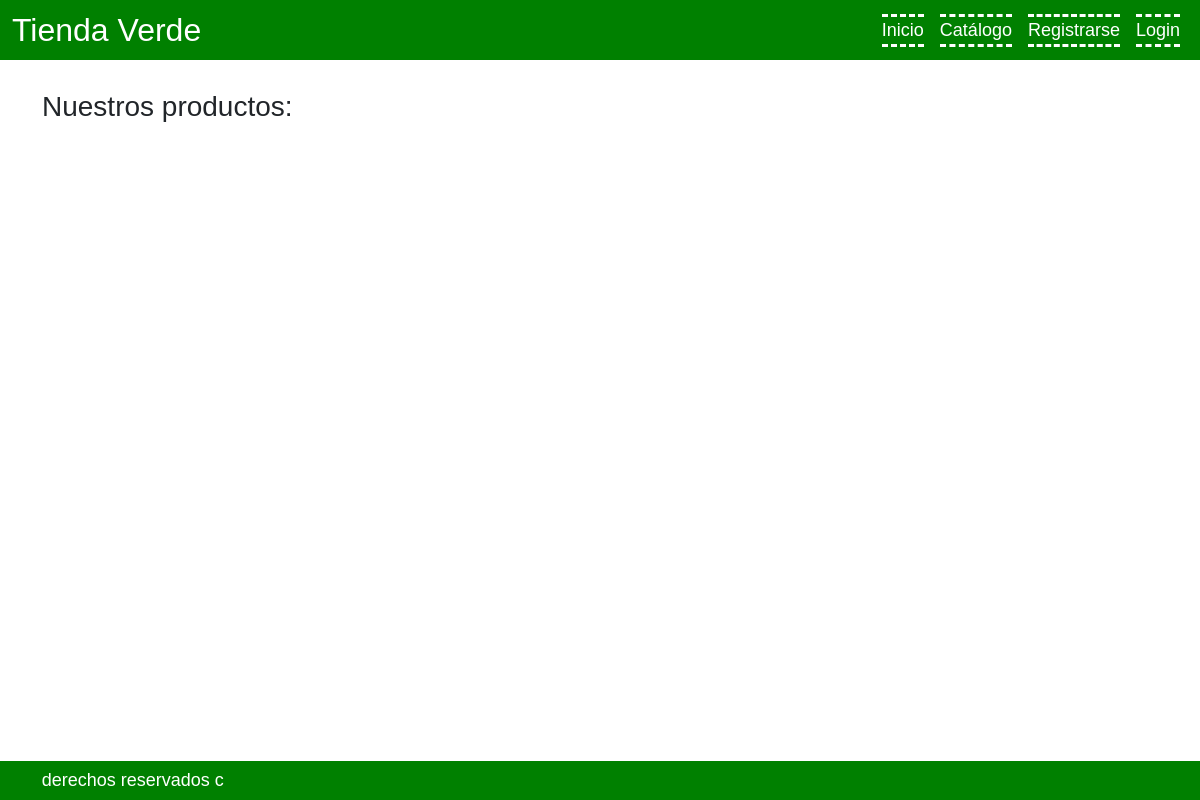
Page /catalogo/ on the earlier database version.
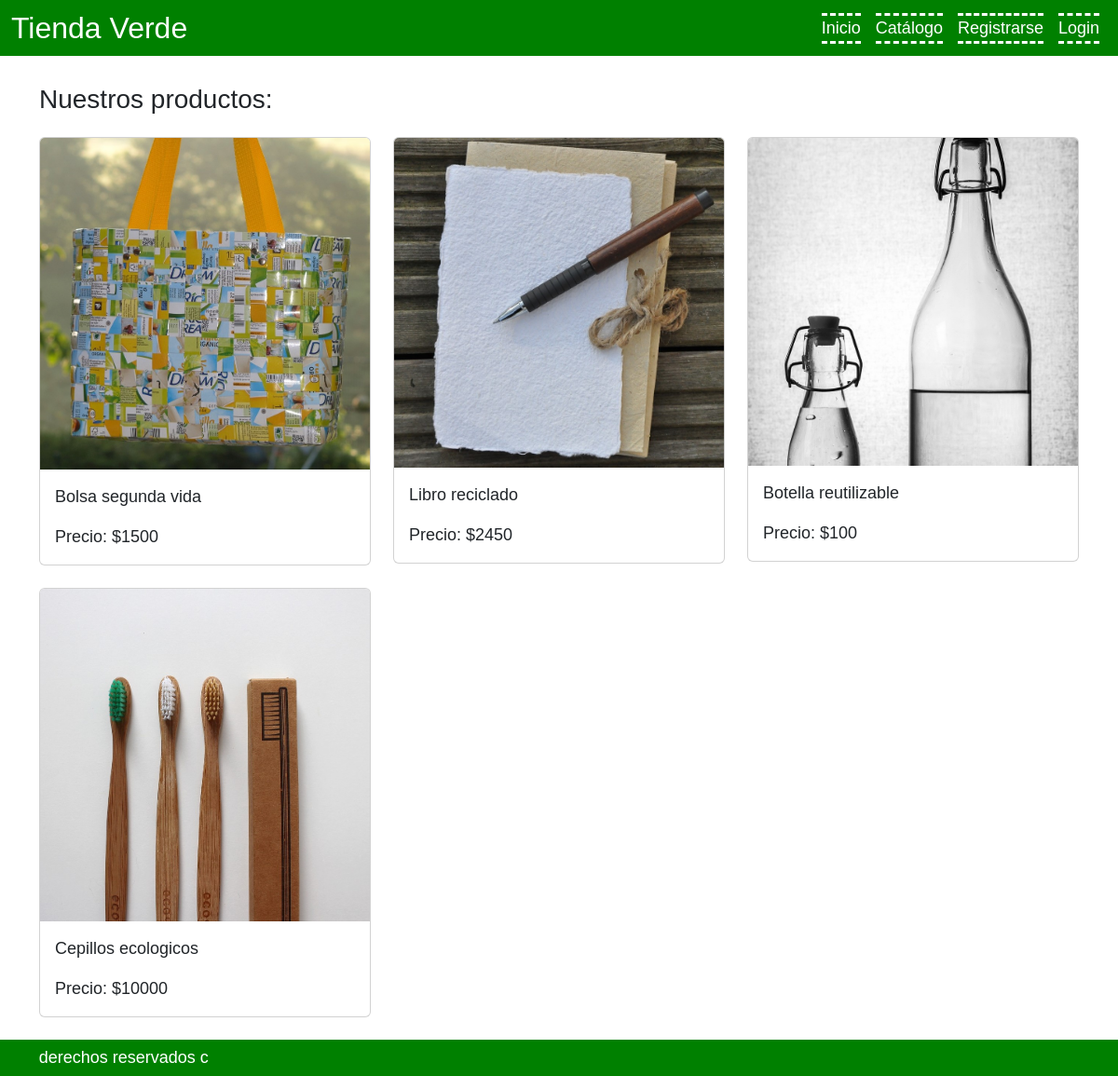
Same page on the later database version.
### mundoVerde/models.py (models this page shows, shortened)
class Producto(models.Model):
    nombre = models.CharField(max_length=100)
    precio = models.DecimalField(max_digits=10, decimal_places=0)
    imagen = models.ImageField(upload_to='productos/')

### mundoVerde/views.py (the view)
# urls.py: path('catalogo/', views.mostrarCatalogo, name='catalogo'),
def mostrarCatalogo(request):
    productos = Producto.objects.all()  # Obtiene todos los productos
    return render(request, 'catalogo.html', {'productos': productos})

### mundoVerde/templates/catalogo.html (shortened to what this page needs)
{% extends 'base!.html' %}
{% block content %}
<div class="container">
    <h3 class="productos"> Nuestros productos: </h3>
    <div class="row g-12">
        {% for producto in productos %}
        <div class="col-12 col-md-6 col-lg-4">
            <div class="card mb-4">
                <img class="card-img-top" src="{{ producto.imagen.url }}" alt="{{ producto.nombre }}">
                <div class="card-body">
                    <p class="card-text">{{ producto.nombre }}</p>
                    <p class="card-text">Precio: ${{ producto.precio|floatformat:0 }}</p>
                </div>
            </div>
        </div>
        {% endfor %}
    </div>
</div>
{% endblock %}

### mundoVerde/templates/base!.html (shortened to what this page needs)
<!DOCTYPE html>
<html lang="es">
<head>
    {% load static %}
    <link href="https://cdn.jsdelivr.net/npm/bootstrap@5.2.3/dist/css/bootstrap.min.css" rel="stylesheet">
    <link rel="stylesheet" href="{% static 'css/estilos.css' %}">
</head>
<body>
    <header class="container-fluid" id="base">
        <div class="row d-flex flex-column flex-md-row">
            <div id="titulo" class="col-12 col-md-4 text-center text-md-start mb-3 mb-md-0">
                Tienda Verde
            </div>
            <nav class="col-12 col-md-8 d-flex justify-content-center justify-content-md-end align-items-center">
                <a href="{% url 'index' %}" class="navegacion mx-2">Inicio</a>
                <a href="{% url 'catalogo' %}" class="navegacion mx-2">Catálogo</a>
                {% if user.is_authenticated %}
                    <a href="{% url 'carrito' %}" class="navegacion mx-2">Carrito</a>
                    <form action="{% url 'logout' %}" method="post">
                        {% csrf_token %}
                        <a href="#" class="navegacion mx-2" onclick="this.closest('form').submit();">Logout</a>
                    </form>
                {% else %}
                    <a href="{% url 'registro' %}" class="navegacion mx-2">Registrarse</a>
                    <a href="{% url 'login' %}" class="navegacion mx-2">Login</a>
                {% endif %}
            </nav>
        </div>
    </header>
    {% block content %}
    {% endblock %}
    <footer id="base">
        <div id="a"> derechos reservados c </div>
    </footer>
</body>
</html>

### mundoVerde/templates/static/css/estilos.css (style rules this page uses)
body { font-size: large; font-family: 'Lucida Sans', 'Lucida Sans Regular', 'Lucida Grande', 'Lucida Sans Unicode', Geneva, Verdana, sans-serif; display: flex; flex-direction: column; min-height: 100vh; margin: 0; }
header { background-color: #008000; color: #FFF; padding: 0.5%; position: sticky; top: 0; z-index: 1000; }
footer { background-color: #008000; color: #FFF; padding: 0.5%; margin-top: auto; }
#a { margin-left: 3%; }
#titulo { font-size: xx-large; font-family: 'Franklin Gothic Medium', 'Arial Narrow', Arial, sans-serif; }
.navegacion { margin-left: 5%; border-style: dashed; border-right: 0cm; border-left: 0cm; color: #FFF; text-decoration: none; }
.productos { padding-top: 30px; padding-bottom: 15px; }
.card-text { font-size: 18px; }

Differences in the rows shown:
added Producto: imagen (picture), nombre "Bolsa segunda vida", precio "1500"
added Producto: imagen (picture), nombre "Libro reciclado", precio "2450"
added Producto: imagen (picture), nombre "Botella reutilizable", precio "100"
added Producto: imagen (picture), nombre "Cepillos ecologicos", precio "10000"
